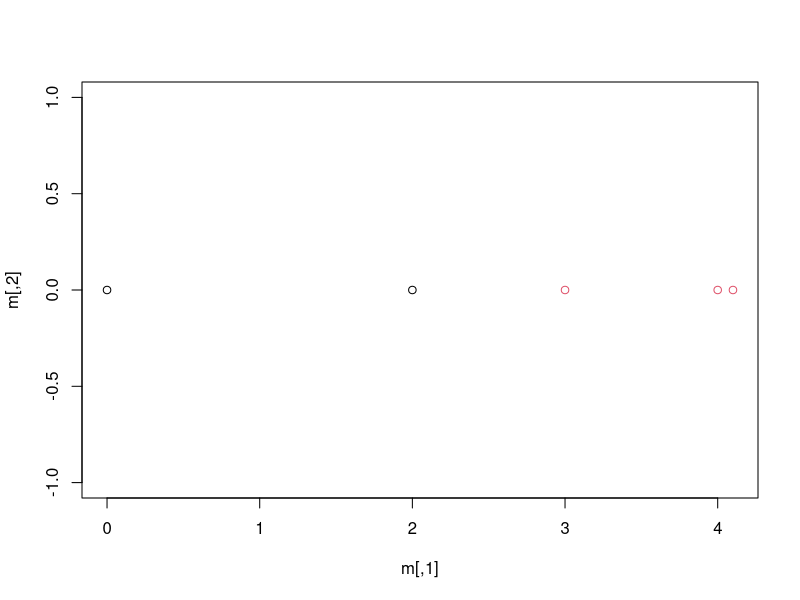

The R source for this figure:
m <- rbind(
  c(0, 0),
  c(2, 0),
  c(3, 0),
  c(4, 0),
  c(4.1, 0)
)


cl = kmeans(m, 2)
plot(m, col=cl$cluster)


# library(cluster)
# si <- silhouette(cl$cluster, daisy(m))
# summary(si)
# plot(si)